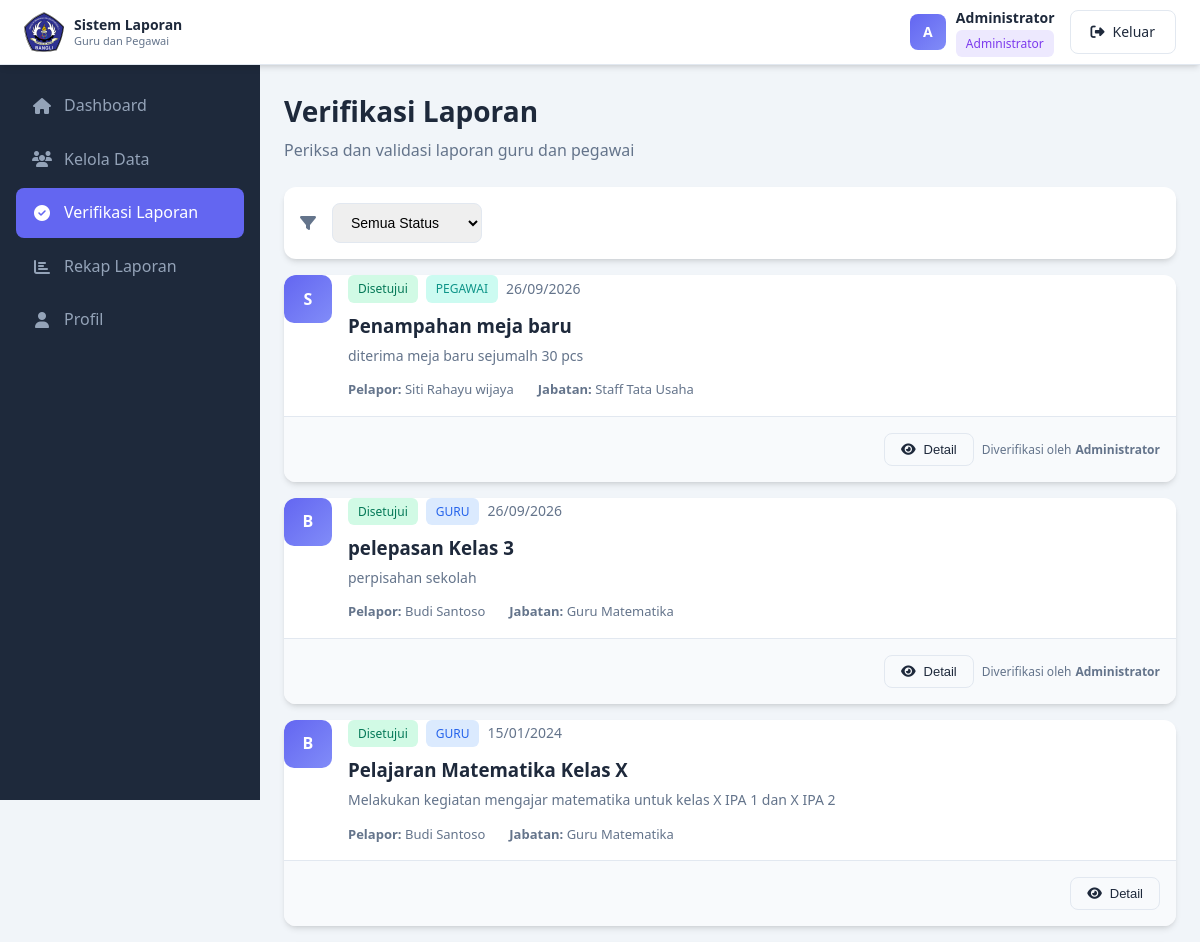
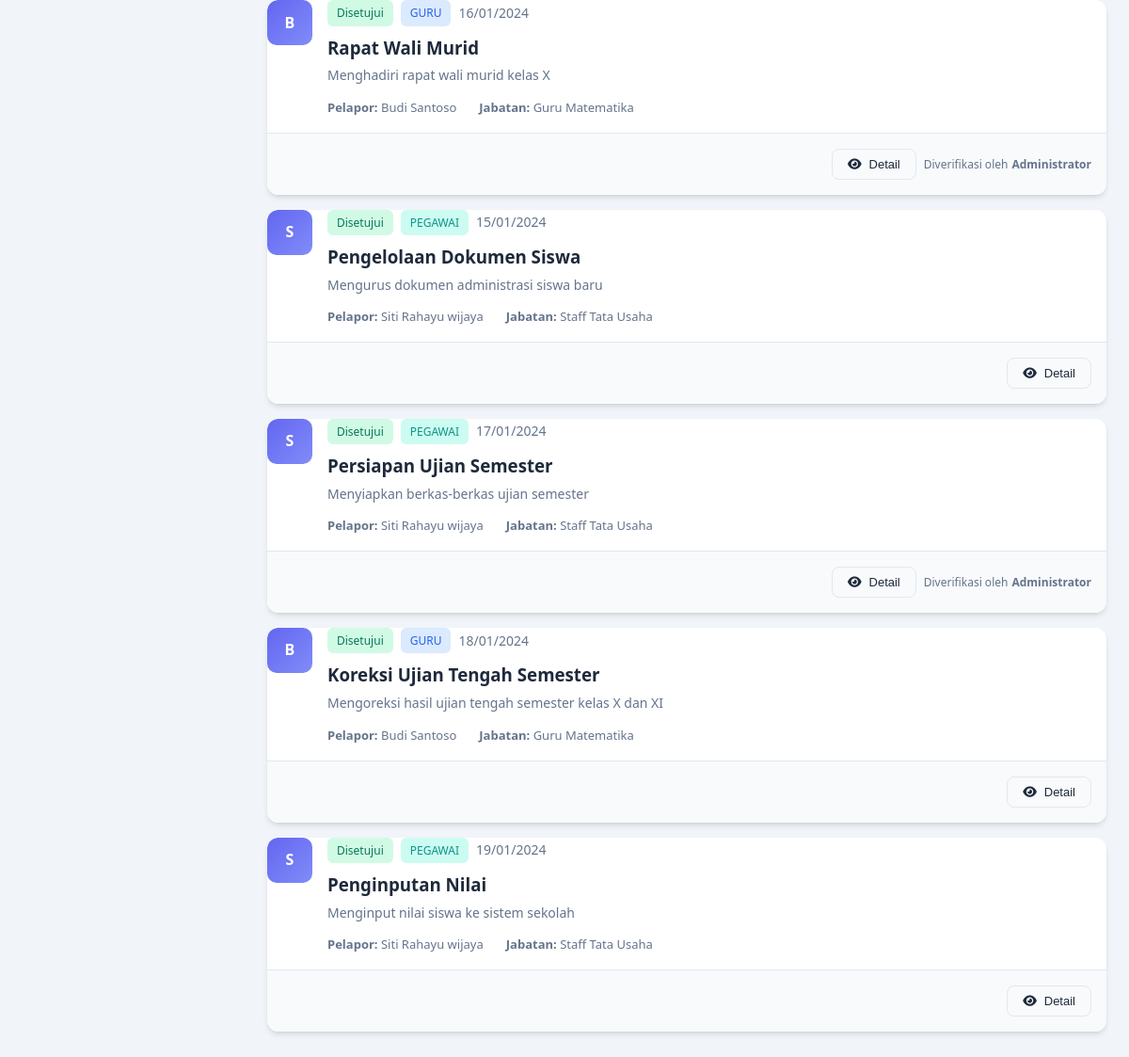
/verifikasi.php (signed in), run on the app's committed database (2 pictures, top to bottom).
### tables this page shows
CREATE TABLE `users` (
  `id` int(11) NOT NULL,
  `email` varchar(100) NOT NULL,
  `password` varchar(255) NOT NULL,
  `name` varchar(100) NOT NULL,
  `role` enum('ADMIN','GURU','PEGAWAI','KEPALA_SEKOLAH') DEFAULT 'GURU',
  `nip` varchar(20) DEFAULT NULL,
  `phone` varchar(20) DEFAULT NULL,
  `position` varchar(100) DEFAULT NULL,
  `address` text DEFAULT NULL,
  `gender` enum('Laki-laki','Perempuan') DEFAULT NULL,
  `birth_date` date DEFAULT NULL,
  `created_at` timestamp NOT NULL DEFAULT current_timestamp(),
  `updated_at` timestamp NOT NULL DEFAULT current_timestamp() ON UPDATE current_timestamp()
);

CREATE TABLE `reports` (
  `id` int(11) NOT NULL,
  `user_id` int(11) NOT NULL,
  `title` varchar(255) NOT NULL,
  `description` text NOT NULL,
  `activity_date` date NOT NULL,
  `status` enum('PENDING','DISETUJUI','DITOLAK') DEFAULT 'PENDING',
  `verified_by` int(11) DEFAULT NULL,
  `verified_at` timestamp NULL DEFAULT NULL,
  `rejection_note` text DEFAULT NULL,
  `created_at` timestamp NOT NULL DEFAULT current_timestamp(),
  `updated_at` timestamp NOT NULL DEFAULT current_timestamp() ON UPDATE current_timestamp()
);

### config/database.php (called while the page is built, shortened)
<?php
function getConnection() {
    $conn = new mysqli(DB_HOST, DB_USER, DB_PASS, DB_NAME);
    $conn->set_charset("utf8");
    return $conn;
}
function formatTanggalSingkat($date) {
    return date('d/m/Y', strtotime($date));
}
function getCurrentUser() {
    $conn = getConnection();
    $stmt = $conn->prepare("SELECT * FROM users WHERE id = ?");
    $stmt->bind_param("i", $_SESSION['user_id']);
    $stmt->execute();
    $result = $stmt->get_result();
    $user = $result->fetch_assoc();
    return $user;
}
function getRoleLabel($role) {
    $labels = [
        'ADMIN' => 'Administrator',
        'KEPALA_SEKOLAH' => 'Kepala Sekolah',
        'GURU' => 'Guru',
        'PEGAWAI' => 'Pegawai'
    ];
    return $labels[$role] ?? $role;
}
?>

### verifikasi.php (the view, shortened to what this page needs)
<?php
require_once __DIR__ . '/includes/header.php';
$conn = getConnection();
$statusFilter = $_GET['status'] ?? 'all';
$where = "1=1";
$reportsResult = $conn->query("
    SELECT r.*, u.name as user_name, u.email, u.position, u.role, u.nip,
           v.name as verifier_name
    FROM reports r
    JOIN users u ON r.user_id = u.id
    LEFT JOIN users v ON r.verified_by = v.id
    WHERE $where
    ORDER BY
        CASE WHEN r.status = 'PENDING' THEN 0 ELSE 1 END,
        r.created_at DESC
");
?>
<div class="page-header">
    <h1 class="page-title">Verifikasi Laporan</h1>
    <p class="page-subtitle">Periksa dan validasi laporan guru dan pegawai</p>
</div>
<div class="filter-bar">
    <div style="display: flex; align-items: center; gap: 1rem;">
        <i class="fas fa-filter" style="color: #64748b;"></i>
        <form method="GET" style="display: flex; gap: 1rem;">
            <select name="status" class="form-control" style="width: 150px;" onchange="this.form.submit()">
                <option value="all" <?php echo $statusFilter === 'all' ? 'selected' : ''; ?>>Semua Status</option>
            </select>
        </form>
    </div>
</div>
<div class="reports-list">
    <?php if ($reportsResult->num_rows > 0): ?>
        <?php while ($report = $reportsResult->fetch_assoc()): ?>
        <div class="report-card <?php echo $report['status'] === 'PENDING' ? 'highlight' : ''; ?>">
            <div style="display: flex; flex-direction: column;">
                <div style="display: flex; gap: 1rem;">
                    <div class="report-avatar" style="width: 48px; height: 48px;">
                        <?php echo strtoupper(substr($report['user_name'], 0, 1)); ?>
                    </div>
                    <div style="flex: 1;">
                        <div style="display: flex; align-items: center; gap: 0.5rem; margin-bottom: 0.5rem; flex-wrap: wrap;">
                            <span class="badge badge-<?php echo strtolower($report['status']); ?>">
                                <?php
                                echo $report['status'] === 'PENDING' ? 'Menunggu' :
                                     ($report['status'] === 'DISETUJUI' ? 'Disetujui' : 'Ditolak');
                                ?>
                            </span>
                            <span class="badge badge-<?php echo strtolower($report['role']); ?>">
                                <?php echo $report['role']; ?>
                            </span>
                            <span style="font-size: 0.875rem; color: #64748b;">
                                <?php echo formatTanggalSingkat($report['activity_date']); ?>
                            </span>
                        </div>
                        <h3 style="font-weight: 600;"><?php echo htmlspecialchars($report['title']); ?></h3>
                        <p style="color: #64748b; font-size: 0.875rem; margin-top: 0.25rem;">
                            <?php echo htmlspecialchars($report['description']); ?>
                        </p>
                        <div style="display: flex; gap: 1.5rem; margin-top: 0.75rem; font-size: 0.8125rem; color: #64748b;">
                            <span><strong>Pelapor:</strong> <?php echo htmlspecialchars($report['user_name']); ?></span>
                            <?php if ($report['position']): ?>
                            <span><strong>Jabatan:</strong> <?php echo htmlspecialchars($report['position']); ?></span>
                            <?php endif; ?>
                        </div>
                    </div>
                </div>
                <div style="display: flex; justify-content: flex-end; gap: 0.5rem; padding: 1rem; margin-top: 1rem; border-top: 1px solid #e2e8f0; background: #f8fafc;">
                    <?php if ($report['status'] === 'PENDING'): ?>
                    <form method="POST" style="display: inline;">
                        <input type="hidden" name="report_id" value="<?php echo $report['id']; ?>">
                        <input type="hidden" name="action" value="approve">
                        <button type="submit" class="btn btn-success">
                            <i class="fas fa-check"></i>
                            Setujui
                        </button>
                    </form>
                    <button type="button" class="btn btn-danger" onclick="showRejectModal(<?php echo $report['id']; ?>)">
                        <i class="fas fa-times"></i>
                        Tolak
                    </button>
                    <?php else: ?>
                    <button class="btn btn-outline btn-sm" onclick="viewReport(<?php echo htmlspecialchars(json_encode($report)); ?>)">
                        <i class="fas fa-eye"></i>
                        Detail
                    </button>
                    <?php if ($report['verifier_name']): ?>
                    <span style="font-size: 0.75rem; color: #64748b; display: flex; align-items: center;">
                        Diverifikasi oleh <strong style="margin-left: 0.25rem;"><?php echo htmlspecialchars($report['verifier_name']); ?></strong>
                    </span>
                    <?php endif; ?>
                    <?php endif; ?>
                </div>
            </div>
        </div>
        <?php endwhile; ?>
    <?php endif; ?>
</div>
<?php require_once __DIR__ . '/includes/footer.php'; ?>

### includes/header.php (shortened to what this page needs)
<?php
require_once __DIR__ . '/../config/database.php';
$currentPage = basename($_SERVER['PHP_SELF'], '.php');
$user = getCurrentUser();
$menuItems = [
    'dashboard' => ['label' => 'Dashboard', 'icon' => 'home', 'roles' => ['ADMIN', 'KEPALA_SEKOLAH', 'GURU', 'PEGAWAI']],
    'input-laporan' => ['label' => 'Input Laporan', 'icon' => 'file-plus', 'roles' => ['GURU', 'PEGAWAI']],
    'riwayat-laporan' => ['label' => 'Riwayat Laporan', 'icon' => 'clock', 'roles' => ['GURU', 'PEGAWAI']],
    'kelola-data' => ['label' => 'Kelola Data', 'icon' => 'users', 'roles' => ['ADMIN']],
    'verifikasi' => ['label' => 'Verifikasi Laporan', 'icon' => 'check-circle', 'roles' => ['ADMIN']],
    'monitoring' => ['label' => 'Rekap Laporan', 'icon' => 'chart-bar', 'roles' => ['KEPALA_SEKOLAH', 'ADMIN']],
    'profil' => ['label' => 'Profil', 'icon' => 'user', 'roles' => ['ADMIN', 'KEPALA_SEKOLAH', 'GURU', 'PEGAWAI']],
];
$filteredMenuItems = array_filter($menuItems, function($item) use ($user) {
    return in_array($user['role'], $item['roles']);
});
?>
<!DOCTYPE html>
<html lang="id">
<head>
    <link rel="stylesheet" href="https://cdnjs.cloudflare.com/ajax/libs/font-awesome/6.4.0/css/all.min.css">
    <link rel="stylesheet" href="<?php echo BASE_URL; ?>/assets/css/style.css">
</head>
<body>
<header class="header">
    <div class="header-content">
        <div class="header-left">
            <div class="logo">
                <img src="logosmk3.png" alt="Logo Sekolah" class="logo-img">
                <div class="logo-text">
                    <span class="logo-title">Sistem Laporan</span>
                    <span class="logo-subtitle">Guru dan Pegawai</span>
                </div>
            </div>
        </div>
        <div class="header-right">
            <div class="user-info">
                <div class="user-avatar">
                    <?php echo strtoupper(substr($user['name'], 0, 1)); ?>
                </div>
                <div class="user-details">
                    <span class="user-name"><?php echo htmlspecialchars($user['name']); ?></span>
                    <span class="user-role badge badge-<?php echo strtolower($user['role']); ?>">
                        <?php echo getRoleLabel($user['role']); ?>
                    </span>
                </div>
            </div>
            <a href="<?php echo BASE_URL; ?>/logout.php" class="btn btn-outline">
                <i class="fas fa-sign-out-alt"></i>
                <span>Keluar</span>
            </a>
        </div>
    </div>
</header>
    <aside class="sidebar" id="sidebar">
        <nav class="sidebar-nav">
            <?php foreach ($filteredMenuItems as $page => $item): ?>
            <a href="<?php echo BASE_URL; ?>/<?php echo $page; ?>.php"
               class="sidebar-link <?php echo $currentPage === $page ? 'active' : ''; ?>">
                <i class="fas fa-<?php echo $item['icon']; ?>"></i>
                <span><?php echo $item['label']; ?></span>
            </a>
            <?php endforeach; ?>
        </nav>
    </aside>
    <main class="main-content">

### includes/header.php (style rules this page uses)
.header-content { display: flex; justify-content: space-between; align-items: center; }
.header-left { display: flex; align-items: center; gap: 12px; }
.logo { display: flex; align-items: center; gap: 10px; }
.logo-img { width: 40px; height: 40px; object-fit: contain; }
.logo-text { display: flex; flex-direction: column; line-height: 1.2; }
.logo-title { font-weight: 600; font-size: 14px; }
.logo-subtitle { font-size: 11px; color: #64748b; }
.header-right { display: flex; align-items: center; gap: 15px; }
.user-info { display: flex; align-items: center; gap: 10px; }

### includes/footer.php (style rules this page uses)
.badge-disetujui { background: #d1fae5; color: #047857; }
.user-avatar { width: 36px; height: 36px; background: linear-gradient(135deg, #6366f1, #818cf8); border-radius: 8px; display: inline-flex; align-items: center; justify-content: center; color: white; font-weight: 600; font-size: 0.875rem; }

### data on the page
users: name "A", name "Administrator", role "Administrator"
reports: user.name "S", status "Disetujui", user.role "PEGAWAI", activity_date "26/09/2026", title "Penampahan meja baru", description "diterima meja baru sejumalh 30 pcs", user.name "Siti Rahayu wijaya", user.position "Staff Tata Usaha", verified_by.name "Administrator"
reports: user.name "B", status "Disetujui", user.role "GURU", activity_date "26/09/2026", title "pelepasan Kelas 3", description "perpisahan sekolah", user.name "Budi Santoso", user.position "Guru Matematika", verified_by.name "Administrator"
reports: user.name "B", status "Disetujui", user.role "GURU", activity_date "15/01/2024", title "Pelajaran Matematika Kelas X", description "Melakukan kegiatan mengajar matematika untuk kelas X IPA 1 dan X IPA 2", user.name "Budi Santoso", user.position "Guru Matematika"
reports: user.name "B", status "Disetujui", user.role "GURU", activity_date "16/01/2024", title "Rapat Wali Murid", description "Menghadiri rapat wali murid kelas X", user.name "Budi Santoso", user.position "Guru Matematika", verified_by.name "Administrator"
reports: user.name "S", status "Disetujui", user.role "PEGAWAI", activity_date "15/01/2024", title "Pengelolaan Dokumen Siswa", description "Mengurus dokumen administrasi siswa baru", user.name "Siti Rahayu wijaya", user.position "Staff Tata Usaha"
reports: user.name "S", status "Disetujui", user.role "PEGAWAI", activity_date "17/01/2024", title "Persiapan Ujian Semester", description "Menyiapkan berkas-berkas ujian semester", user.name "Siti Rahayu wijaya", user.position "Staff Tata Usaha", verified_by.name "Administrator"
reports: user.name "B", status "Disetujui", user.role "GURU", activity_date "18/01/2024", title "Koreksi Ujian Tengah Semester", description "Mengoreksi hasil ujian tengah semester kelas X dan XI", user.name "Budi Santoso", user.position "Guru Matematika"
reports: user.name "S", status "Disetujui", user.role "PEGAWAI", activity_date "19/01/2024", title "Penginputan Nilai", description "Menginput nilai siswa ke sistem sekolah", user.name "Siti Rahayu wijaya", user.position "Staff Tata Usaha"

### other printed values
$item['label'] "Dashboard"
$item['label'] "Kelola Data"
$item['label'] "Verifikasi Laporan"
$item['label'] "Rekap Laporan"
$item['label'] "Profil"
